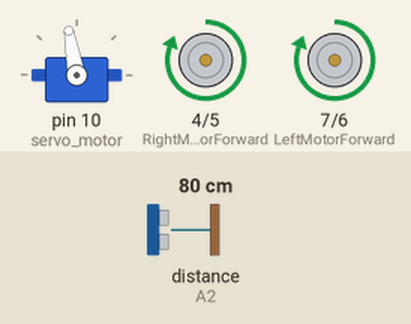
Recording of a sketch running on a simulated Arduino Uno, built with avr-gcc and run on an emulated ATmega328P. Shown: servo, motor-driver pin pairs drawn as motors (green arrow = first pin HIGH = forward, orange = second pin HIGH = backward, longer = more drive). Inputs (shaded band) come from the test bench; at power-on: distance to the obstacle (sensor on A2) 80 cm. The echo pulse lasts 58.3 µs per cm.

Above: at 3.8 s.
3.9 s: distance to the obstacle (sensor on A2) set to 22 cm
5.4 s: distance to the obstacle (sensor on A2) set to 19 cm
At 7.0 s:
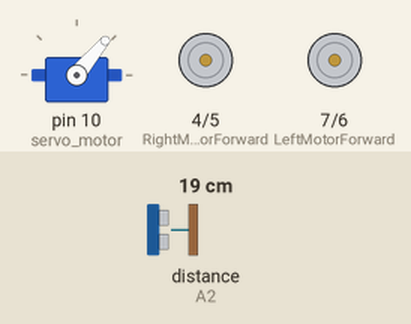
11.4 s: distance to the obstacle (sensor on A2) set to 35 cm
At 12.2 s:
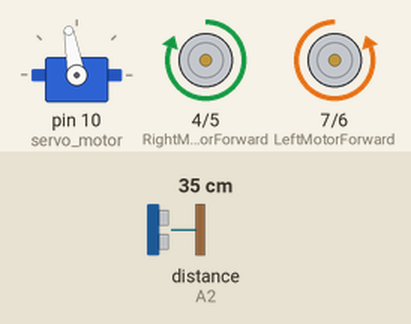
13.8 s: distance to the obstacle (sensor on A2) set to 2 cm
At 16.3 s:
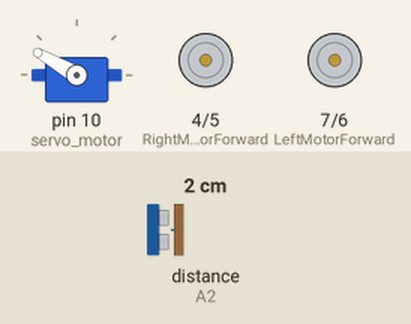
Timing chart, 0 to 17.8 s (numbered marks = the images above; inputs shaded):
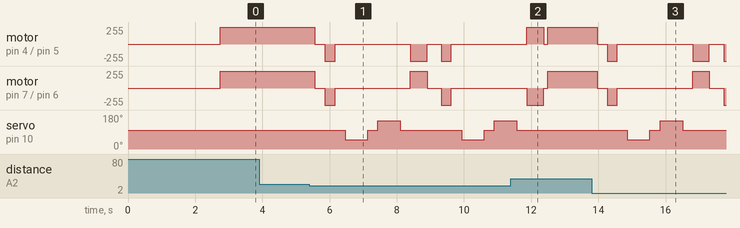

The sketch:

obstacle.ino
```cpp
#include <Servo.h>
#include <NewPing.h>

// L298N motor driver control pins
const int LeftMotorForward = 7;
const int LeftMotorBackward = 6;
const int RightMotorForward = 4;
const int RightMotorBackward = 5;

// Ultrasonic sensor pins
#define TRIG_PIN A1
#define ECHO_PIN A2

#define MAXIMUM_DISTANCE 50
#define OBSTACLE_DISTANCE 20

boolean goesForward = false;
int distance = 50;

NewPing sonar(TRIG_PIN, ECHO_PIN, MAXIMUM_DISTANCE);
Servo servo_motor;

void setup() {
  pinMode(RightMotorForward, OUTPUT);
  pinMode(LeftMotorForward, OUTPUT);
  pinMode(LeftMotorBackward, OUTPUT);
  pinMode(RightMotorBackward, OUTPUT);

  servo_motor.attach(10);

  // Set servo to center position
  servo_motor.write(100);
  delay(2000);

  // Initial distance readings for stabilization
  distance = readPing();
  delay(100);
  distance = readPing();
  delay(100);
  distance = readPing();
  delay(100);
  distance = readPing();
  delay(100);
}

void loop() {
  int distanceRight = 0;
  int distanceLeft = 0;

  delay(50);

  if (distance <= OBSTACLE_DISTANCE) {
    moveStop();
    delay(300);

    moveBackward();
    delay(300);

    moveStop();
    delay(300);

    distanceRight = lookRight();
    delay(300);

    distanceLeft = lookLeft();
    delay(300);

    if (distanceRight >= distanceLeft) {
      turnRight();
      moveStop();
    } else {
      turnLeft();
      moveStop();
    }
  } else {
    moveForward();
  }

  distance = readPing();
}

int lookRight() {
  servo_motor.write(50);
  delay(500);

  int distance = readPing();
  delay(100);

  servo_motor.write(100);
  return distance;
}

int lookLeft() {
  servo_motor.write(150);
  delay(500);

  int distance = readPing();
  delay(100);

  servo_motor.write(100);
  return distance;
}

int readPing() {
  delay(70);

  int cm = sonar.ping_cm();

  // If no object is detected, assume the path is clear
  if (cm == 0) {
    cm = MAXIMUM_DISTANCE;
  }

  return cm;
}

void moveStop() {
  digitalWrite(RightMotorForward, LOW);
  digitalWrite(LeftMotorForward, LOW);
  digitalWrite(RightMotorBackward, LOW);
  digitalWrite(LeftMotorBackward, LOW);
}

void moveForward() {
  if (!goesForward) {
    goesForward = true;

    digitalWrite(LeftMotorForward, HIGH);
    digitalWrite(RightMotorForward, HIGH);

    digitalWrite(LeftMotorBackward, LOW);
    digitalWrite(RightMotorBackward, LOW);
  }
}

void moveBackward() {
  goesForward = false;

  digitalWrite(LeftMotorBackward, HIGH);
  digitalWrite(RightMotorBackward, HIGH);

  digitalWrite(LeftMotorForward, LOW);
  digitalWrite(RightMotorForward, LOW);
}

void turnRight() {
  digitalWrite(LeftMotorForward, HIGH);
  digitalWrite(RightMotorBackward, HIGH);

  digitalWrite(LeftMotorBackward, LOW);
  digitalWrite(RightMotorForward, LOW);

  delay(500);

  digitalWrite(LeftMotorForward, HIGH);
  digitalWrite(RightMotorForward, HIGH);

  digitalWrite(LeftMotorBackward, LOW);
  digitalWrite(RightMotorBackward, LOW);
}

void turnLeft() {
  digitalWrite(LeftMotorBackward, HIGH);
  digitalWrite(RightMotorForward, HIGH);

  digitalWrite(LeftMotorForward, LOW);
  digitalWrite(RightMotorBackward, LOW);

  delay(500);

  digitalWrite(LeftMotorForward, HIGH);
  digitalWrite(RightMotorForward, HIGH);

  digitalWrite(LeftMotorBackward, LOW);
  digitalWrite(RightMotorBackward, LOW);
}
```

Measured:
- the behaviour switches between 21 and 20 cm on distance to the obstacle (sensor on A2) (found by bisection; images 0 and 1)
- after the input at 3.9 s, every drawn part: stays the same
- after the input at 11.4 s, servo on pin 10 (servo_motor): goes on until 11.6 s, then stays 100°
